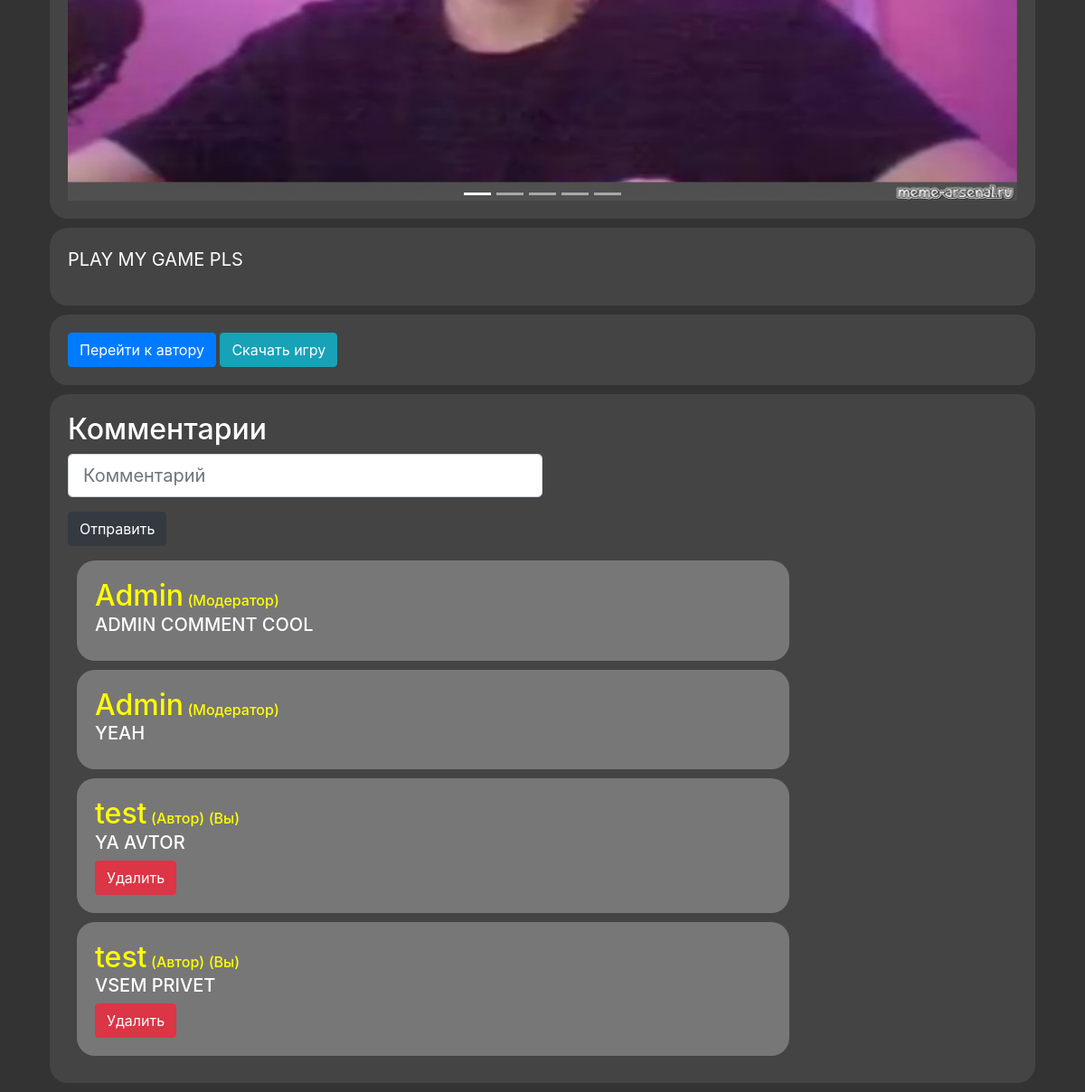
The page /game/MyBestGame (signed in, lower part) on the database as committed earlier.
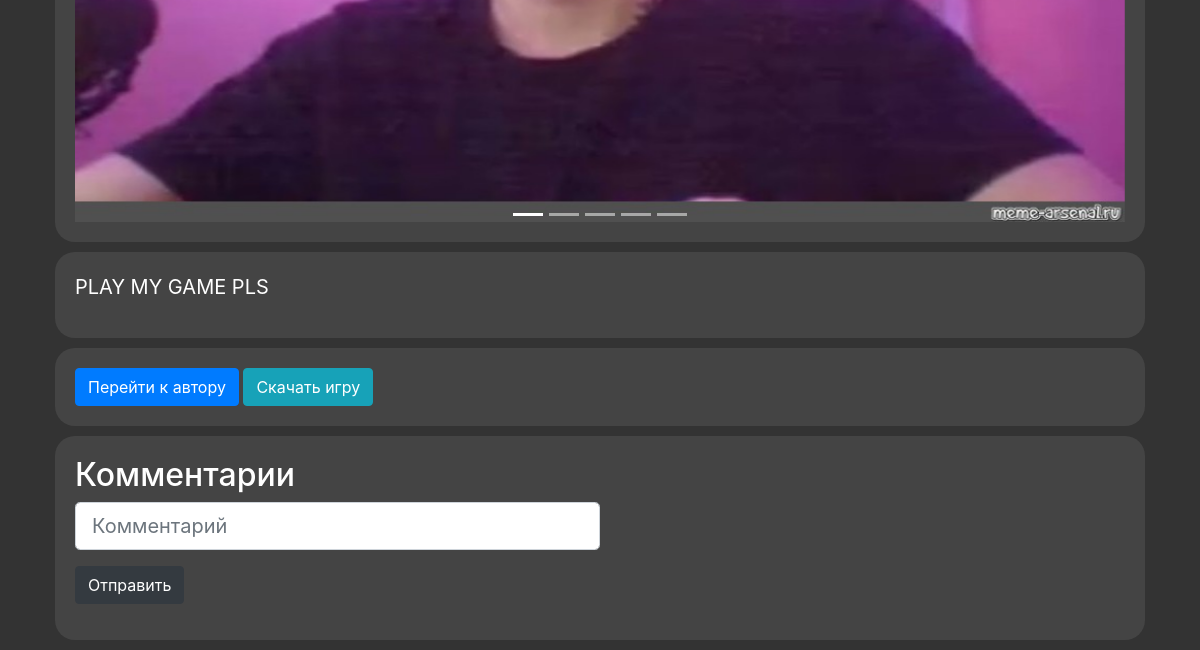
The same page on the database as committed later.
### data/photo.py (models this page shows)
class Photo(SqlAlchemyBase, SerializerMixin):
    __tablename__ = 'photo'
    id = sqlalchemy.Column(sqlalchemy.Integer, primary_key=True, autoincrement=True)
    path = sqlalchemy.Column(sqlalchemy.String)
    parent_game = sqlalchemy.Column(sqlalchemy.Integer, sqlalchemy.ForeignKey("games.id"))
    game = orm.relationship('Game')

### data/games.py (models this page shows)
class Game(SqlAlchemyBase, SerializerMixin):
    __tablename__ = 'games'
    id = sqlalchemy.Column(sqlalchemy.Integer, primary_key=True, autoincrement=True)
    author = sqlalchemy.Column(sqlalchemy.Integer, sqlalchemy.ForeignKey("users.id"))
    name = sqlalchemy.Column(sqlalchemy.String, nullable=True)
    description = sqlalchemy.Column(sqlalchemy.String, nullable=True)
    github_link = sqlalchemy.Column(sqlalchemy.String, nullable=True)
    in_moderate = sqlalchemy.Column(sqlalchemy.Boolean, nullable=True)
    game_files = sqlalchemy.Column(sqlalchemy.String, nullable=True)
    likes = sqlalchemy.Column(sqlalchemy.Integer)
    dislikes = sqlalchemy.Column(sqlalchemy.Integer)
    photo = orm.relationship('Photo', back_populates='game')
    user = orm.relationship('User')
    comments = orm.relationship('Comment', back_populates='game')

### data/comments.py (models this page shows)
class Comment(SqlAlchemyBase, SerializerMixin):
    __tablename__ = 'comments'
    id = sqlalchemy.Column(sqlalchemy.Integer, primary_key=True, autoincrement=True)
    userid = sqlalchemy.Column(sqlalchemy.Integer, sqlalchemy.ForeignKey("users.id"))
    gameid = sqlalchemy.Column(sqlalchemy.Integer, sqlalchemy.ForeignKey("games.id"))
    text = sqlalchemy.Column(sqlalchemy.Text)
    user = orm.relationship('User')
    game = orm.relationship('Game')

### data/users.py (models this page shows, shortened)
class User(SqlAlchemyBase, SerializerMixin, UserMixin):
    __tablename__ = 'users'
    id = sqlalchemy.Column(sqlalchemy.Integer, primary_key=True, autoincrement=True)
    name = sqlalchemy.Column(sqlalchemy.String, nullable=True)
    nickname = sqlalchemy.Column(sqlalchemy.String, nullable=True)
    is_moderator = sqlalchemy.Column(sqlalchemy.Boolean, nullable=True)
    favorites = sqlalchemy.Column(sqlalchemy.String, nullable=True)
    email = sqlalchemy.Column(sqlalchemy.String, nullable=True, unique=True)
    hashed_password = sqlalchemy.Column(sqlalchemy.String, nullable=True)
    games_when_collaborate = orm.relationship('Game', backref='collaborator', secondary="association")
    profile_image = sqlalchemy.Column(sqlalchemy.String, default='/static/profile_images/default.png')
    notifications = orm.relationship('Notification', back_populates='user')
    games = orm.relationship("Game", back_populates='user')
    comments = orm.relationship('Comment', back_populates='user')
    games_likes = orm.relationship('Game', overlaps="games_dislikes")
    games_dislikes = orm.relationship('Game', overlaps="games_likes")
    comment_likes = orm.relationship('Comment', overlaps="comments_dislikes")
    comment_dislikes = orm.relationship('Comment', overlaps="comment_likes")

### main.py (the view, shortened to what this page needs)
@app.route('/game/<game_name>', methods=['GET', 'POST'])
def game_page(game_name):
    if not current_user.is_authenticated:
        return redirect('/preview')
    db_sess = db_session.create_session()
    game = db_sess.query(Game).filter(Game.name.like(game_name)).first()
    make_comment_form = MakeCommentForm()
    comments = db_sess.query(Comment).filter(Comment.gameid == game.id)
    if game.in_moderate == 1 and not current_user.is_moderator:
        return """<h1>You have not permissions to access this"""
    return render_template('game_page.html', title=game.name, game=game, photos=game.photo, author=game.user, form=make_comment_form, comments=comments)

### forms/make_comment.py
class MakeCommentForm(FlaskForm):
    text = StringField('Комментарий', validators=[DataRequired()])
    submit = SubmitField('Отправить')

### data/db_session.py (called while the page is built)
def create_session() -> Session:
    global __factory
    return __factory()

### main.py (called while the page is built)
@login_manager.user_loader
def load_user(user_id):
    db_sess = db_session.create_session()
    return db_sess.get(User, user_id)

### templates/game_page.html (shortened to what this page needs)
{% extends "base.html" %}
{% block content %}
<div div id="carouselExampleIndicators" class="carousel slide frame-image content" data-ride="carousel">
    <ol class="carousel-indicators">
        {% for photo in photos %}
        <li data-target="#carouselExampleIndicators" data-slide-to="{{loop.index0}}" {% if loop.first %}class="active"{% endif %}></li>
        {% endfor %}
    </ol>
    <div class="carousel-inner">
        {% for photo in photos %}
            <div class="carousel-item {% if loop.first %}active{% endif %}">
                <img class="d-block w-100" src="{{ photo.path }}" alt="{{ loop.index0}} Slide">
            </div>
        {% endfor %}
    </div>
    <a class="carousel-control-prev" href="#carouselExampleIndicators" role="button" data-slide="prev">
    </a>
    <a class="carousel-control-next" href="#carouselExampleIndicators" role="button" data-slide="next">
    </a>
    </div>
<div class="content">
    <p>{{ game.description }}</p>
</div>
<div class="content">
    <div>
        <a class="btn btn-primary" href="/profile/{{ author.nickname }}">Перейти к автору</a>
        <a class="btn btn-info" href="{{game.game_files}}" download="">Скачать игру</a>
    </div>
</div>
{% if not game.in_moderate %}
<div class="comments-block">
    <h2>Комментарии</h3>
    <form action="" method="post">
        <p>
            {{ form.text(class="form-control form-control-lg", placeholder="Комментарий", style="width: 50%") }}
        </p>
        <p>{{ form.submit(type="submit", class="btn btn-dark")}}</p>
    </form>
    {% for comment in comments %}
        <div class="comment">
            {% if comment.user.is_moderator or comment.user.id == game.author %}
                <a href="/profile/{{comment.user.nickname}}" style="color: yellow"><h2>{{comment.user.nickname}}</h2></a>
            {% else %}
                <a href="/profile/{{comment.user.nickname}}" style="color: inherit"><h2>{{comment.user.nickname}}</h2></a>
            {% endif %}
            {% if comment.user.is_moderator%}
                <h6 style="color: yellow" >(Модератор)</h6>
            {% endif %}
            {% if comment.user.id == game.author %}
                <h6 style="color: yellow">(Автор)</h6>
            {% endif %}
            {% if comment.user.id == current_user.id %}
                <h6 style="color: yellow">(Вы)</h6>
            {% endif %}
            <h5>{{comment.text}}</h5>
            {% if comment.user == current_user or current_user.is_moderator %}
            <a href="/delete_comment/{{comment.id}}" class="btn btn-danger">Удалить</a>
            {% endif %}
        </div>
    {% endfor %}
</div>
{% endif %}
{% endblock %}

### templates/base.html (shortened to what this page needs)
<!doctype html>
<html lang="en">
<head>
    <link rel="stylesheet" href="https://cdn.jsdelivr.net/npm/bootstrap@4.0.0/dist/css/bootstrap.min.css"
>
    <link rel="stylesheet" href="/static/css/style.css">
    <link rel="stylesheet" href="/static/css/profile.css">
    <link rel="stylesheet" href="/static/css/moderation.css">
    <link rel="stylesheet" href="/static/css/game_page.css">
    <link rel="stylesheet" href="/static/css/notificatons.css">
</head>
<body>
<main role="main" class="container">
    {% block content %}{% endblock %}
</main>
</body>
</html>

### static/css/style.css (style rules this page uses)
body { background-color: #333; color: white; }

### static/css/game_page.css (style rules this page uses)
.frame-image img { height: 600px; }
.content { padding: 20px; border-radius: 20px; margin: 10px; background-color: #444; display: flex; justify-content: space-between; }
.content p { font-size: 20px; }
.comments-block { padding: 20px; border-radius: 20px; margin: 10px; background-color: #444; justify-content: space-between; }

Rows that differ between the two databases and show on the page:
removed Comment: user.nickname "Admin", shows "(Модератор)", text "ADMIN COMMENT COOL"
removed Comment: user.nickname "Admin", shows "(Модератор)", text "YEAH"
removed Comment: user.nickname "test", shows "(Автор)", shows "(Вы)", text "YA AVTOR"
removed Comment: user.nickname "test", shows "(Автор)", shows "(Вы)", text "VSEM PRIVET"
